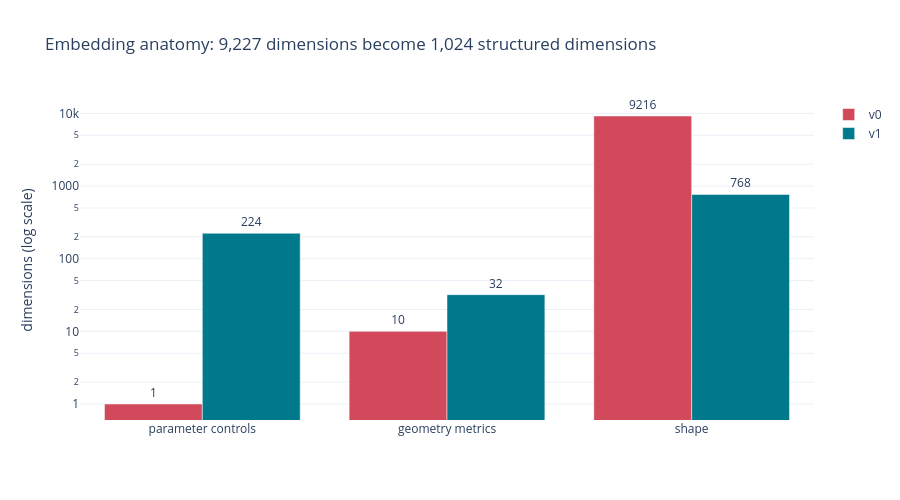

Notebook code cell kept with this figure:
### Markdown cell above
## 2. Two standards, two design philosophies

`static-embedding-v0` is deliberately transparent: one summed parameter, ten geometric
moments, and every pixel of a 96 by 96 signed bitmap. It proved that layout geometry
can be joined to simulation data, but the sum destroys parameter names and the raw
bitmap is large.

`universal-geometry-v1` accepts only a GDS file, a small layer-role mapping, and the
native parameter dictionary from **any** layout tool. It separates:

- **32 geometry metrics:** scale-aware physical and morphological values; availability
  remains metadata and cannot inflate cosine similarity;
- **768 shape coefficients:** variance-selected full-spectrum 2D DCT coefficients from
  signed material and boundary-distance rasters at 96 by 96 resolution;
- **224 control channels:** stable signed hashing of parameter paths after each named
  control is centered and scaled, with a sidecar map back to the layout knobs.

Each block is normalized and explicitly weighted. The fitted statistics and selected
frequencies use geometry and layout parameters only; capacitance is held out for
evaluation.

### Code cell
fig = go.Figure()
fig.add_trace(
    go.Bar(
        name="v0",
        x=["parameter controls", "geometry metrics", "shape"],
        y=[1, 10, 96 * 96],
        marker_color="#D1495B",
        text=[1, 10, 96 * 96],
        textposition="outside",
    )
)
fig.add_trace(
    go.Bar(
        name="v1",
        x=["parameter controls", "geometry metrics", "shape"],
        y=[224, 32, 768],
        marker_color="#00798C",
        text=[224, 32, 768],
        textposition="outside",
    )
)
fig.update_layout(
    title="Embedding anatomy: 9,227 dimensions become 1,024 structured dimensions",
    yaxis_title="dimensions (log scale)",
    yaxis_type="log",
    barmode="group",
    template="plotly_white",
    height=500,
)
fig.show()

### Figure 1 — Plotly figure (JSON) as saved in the notebook; plotly's stock layout.template omitted (floating-point values rounded to 4 significant figures)
{"data": [{"marker": {"color": "#D1495B"}, "name": "v0", "text": ["1", "10", "9216"], "textposition": "outside", "type": "bar", "x": ["parameter controls", "geometry metrics", "shape"], "y": [1, 10, 9216]}, {"marker": {"color": "#00798C"}, "name": "v1", "text": ["224", "32", "768"], "textposition": "outside", "type": "bar", "x": ["parameter controls", "geometry metrics", "shape"], "y": [224, 32, 768]}], "layout": {"barmode": "group", "height": 500, "title": {"text": "Embedding anatomy: 9,227 dimensions become 1,024 structured dimensions"}, "yaxis": {"title": {"text": "dimensions (log scale)"}, "type": "log"}}}
